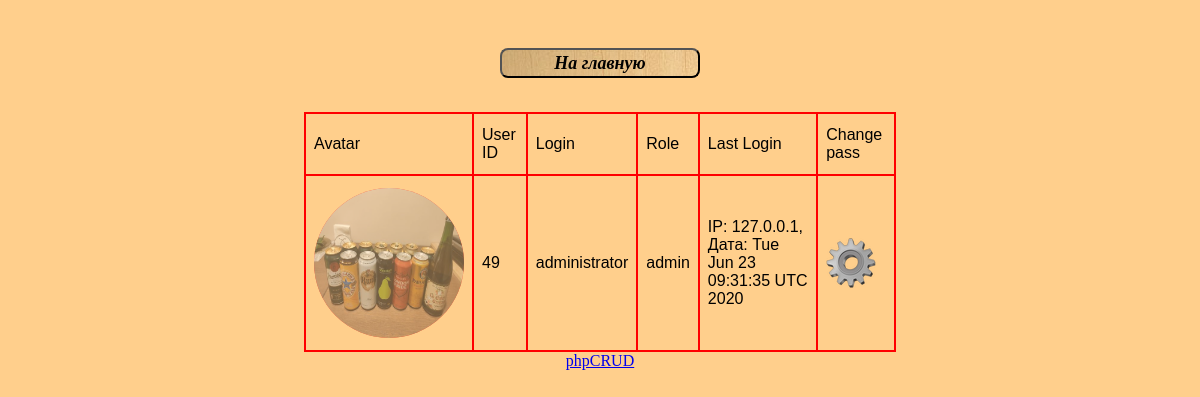
The page /user.php (signed in) on the database its author committed.
### tables this page shows
CREATE TABLE `user` (
  `login` text NOT NULL,
  `password` varchar(255) NOT NULL,
  `user_id` int(11) NOT NULL,
  `log` varchar(255) DEFAULT NULL,
  `role` varchar(15) NOT NULL,
  `ban` varchar(3) DEFAULT NULL,
  `userpic` varchar(255) DEFAULT NULL
);

### config.php (called while the page is built, shortened)
<?php
$db_host='localhost';
$db_name='cdrom';
$db_login='root';
$db_pass='vertrigo';
$connect_mysql_base = new mysqli($db_host, $db_login, $db_pass, $db_name);
function queryMysql($query)	{
	global $connect_mysql_base;
	$result = $connect_mysql_base->query($query);
	return $result;
}

### User.class.php (the view, shortened to what this page needs)
<?php
function checkAuth() {
    if (empty($_SESSION['login']) || empty ($_SESSION['user_id']) || empty ($_SESSION['role'])) {
	header('Location: auth.php');
    }
    else {
        $client_ip = $_SERVER['REMOTE_ADDR'];
	$user_id = $_SESSION['user_id'];
	$current_user = $_SESSION['login'];
	$role = $_SESSION['role'];
    }
return $userdata = ['current_user'=>"$current_user", 'user_id'=>"$user_id", 'role'=>"$role", 'client_ip'=>"$client_ip"];
}
function getUserPic(){
   $s = queryMysql("SELECT userpic FROM user WHERE login = '$_SESSION[login]'");
   $f = $s->fetch_array();
   $path = "<a title='Смена аватара' href='upload_pic.php'><img class='avatar' width='150px' height='150px' src='$f[userpic]'></a>";
   return $path;
}
function userInfo() {
    $userdata = checkAuth();
    $current_user = $userdata['current_user'];
    echo "<div align='center'>";
    $s = queryMysql("SELECT * FROM user WHERE login='$current_user' ORDER BY user_id");
    echo "<table class='table'>";
    echo "<tr><td>Avatar</td><td>User ID</td><td>Login</td><td>Role</td><td>Last Login</td><td>Change pass</td>";
    echo "</tr>";
    for ($c=0; $c<$s->num_rows; $c++) {
            echo "<tr>";
            $f = $s->fetch_array();
            $userpic = $f['userpic'];
            if ($userpic == ''){
                $userpic = "<a href='upload_pic.php'>Upload avatar</a>";
            } else {$userpic = getUserPic();}
            echo "<td>$userpic</td><td>$f[user_id]</td><td>$f[login]</td><td>$f[role]</td><td>$f[log]</td> <td> <a href='upd_pass.php'><img title='Смена пароля' src='img/pass.png'></a></td>";
            echo "</tr>";
    }
    echo "</table>";
}

### style.css (style rules this page uses)
body { position:relative; top: 40px; background:#FFCF8C; color:#000000; text-align:center; }
.avatar { border-radius: 98px 98px 98px 98px; opacity: 0.6; background:red; }
.table { font-family: "Trebuchet MS", Arial, Helvetica, sans-serif; border-collapse: collapse; width: 50%; background-color: #f1e4b9b95f; }
td { border: 2px solid red; padding: 8px; padding-top: 12px; padding-bottom: 12px; text-align: left; background-color: #f8d43f8ffdb; color: black; }

### rows shown on the page
user: userpic (picture), user_id "49", login "administrator", role "admin", log "IP: 127.0.0.1, Дата: Tue Jun 23 09:31:35 UTC 2020"
